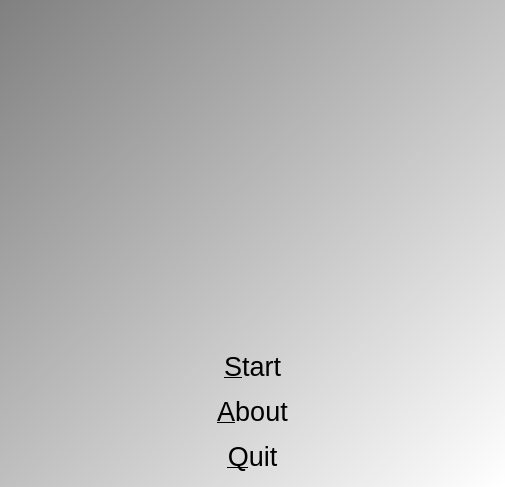
<?xml version="1.0" encoding="UTF-8"?>
<ui version="4.0">
 <class>QtCaesarCipherMenuDialog</class>
 <widget class="QDialog" name="QtCaesarCipherMenuDialog">
  <property name="geometry">
   <rect>
    <x>0</x>
    <y>0</y>
    <width>505</width>
    <height>487</height>
   </rect>
  </property>
  <property name="font">
   <font>
    <pointsize>20</pointsize>
   </font>
  </property>
  <property name="windowTitle">
   <string>CaesarCipher</string>
  </property>
  <property name="windowIcon">
   <iconset resource="CaesarCipher.qrc">
    <normaloff>:/images/CaesarCipherArrowUp16x16.png</normaloff>:/images/CaesarCipherArrowUp16x16.png</iconset>
  </property>
  <property name="styleSheet">
   <string notr="true">QDialog { 
background-color: qlineargradient(x1: 0, y1: 0, x2: 1, y2: 1, stop: 0  #808080, stop: 1 #ffffff);
}
QPushButton { background-color: rgb(255, 255, 255);  }
QPushButton { color: rgb(0,0,0); }
QPushButton { font: 48px bold &quot;Courier New&quot;, courier, monospace }</string>
  </property>
  <layout class="QGridLayout" name="gridLayout">
   <item row="4" column="0">
    <widget class="QPushButton" name="button_quit">
     <property name="text">
      <string>&amp;Quit</string>
     </property>
     <property name="flat">
      <bool>true</bool>
     </property>
    </widget>
   </item>
   <item row="3" column="0">
    <widget class="QPushButton" name="button_about">
     <property name="text">
      <string>&amp;About</string>
     </property>
     <property name="flat">
      <bool>true</bool>
     </property>
    </widget>
   </item>
   <item row="1" column="0">
    <widget class="QPushButton" name="button_start">
     <property name="text">
      <string>&amp;Start</string>
     </property>
     <property name="flat">
      <bool>true</bool>
     </property>
    </widget>
   </item>
   <item row="0" column="0">
    <widget class="QLabel" name="label">
     <property name="text">
      <string/>
     </property>
     <property name="pixmap">
      <pixmap resource="CaesarCipher.qrc">:/images/CeasarCipherWelcome2.png</pixmap>
     </property>
    </widget>
   </item>
  </layout>
 </widget>
 <tabstops>
  <tabstop>button_start</tabstop>
  <tabstop>button_about</tabstop>
  <tabstop>button_quit</tabstop>
 </tabstops>
 <resources>
  <include location="CaesarCipher.qrc"/>
 </resources>
 <connections/>
</ui>
